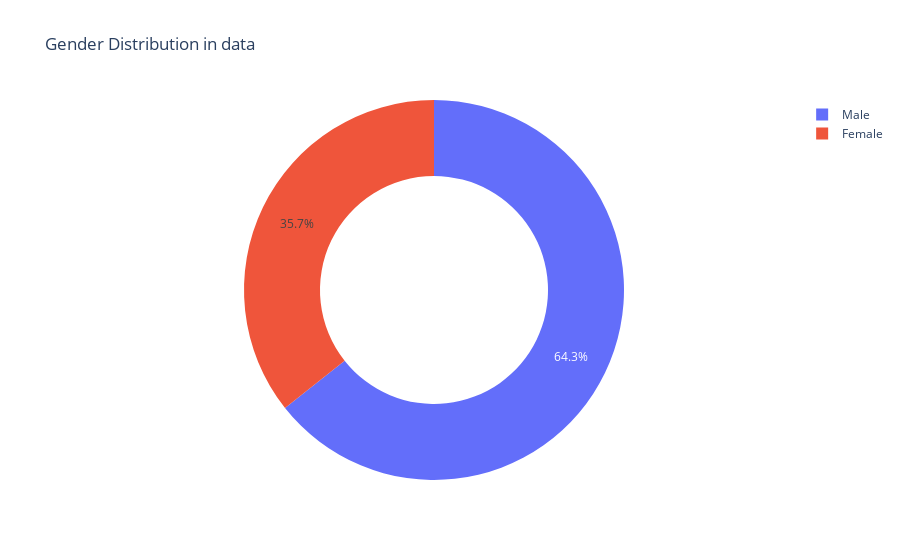

Write notebook code for a chart like this one.
### Code cell
# donut chart 
px.pie(
    gender_count,
    gender_count.index,
    gender_count.values,
    hole=0.6,
    title='Gender Distribution in data'
)

### Figure 1 — Plotly figure (JSON) as saved in the notebook; plotly's stock layout.template omitted (floating-point values rounded to 4 significant figures)
{"data": [{"domain": {"x": [0, 1], "y": [0, 1]}, "hole": 0.6, "hovertemplate": "sex=%{label}<br>value=%{value}<extra></extra>", "labels": ["Male", "Female"], "legendgroup": "", "name": "", "showlegend": true, "type": "pie", "values": [157, 87]}], "layout": {"legend": {"tracegroupgap": 0}, "title": {"text": "Gender Distribution in data"}}}
